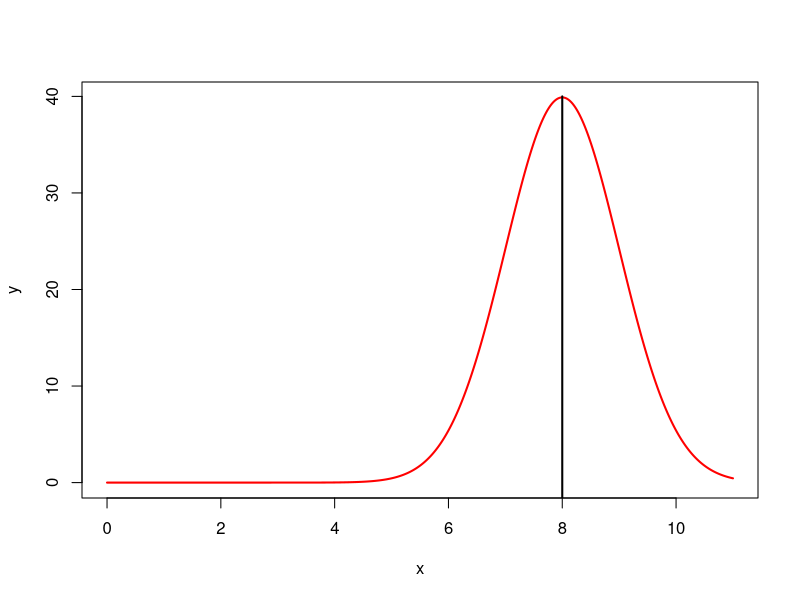
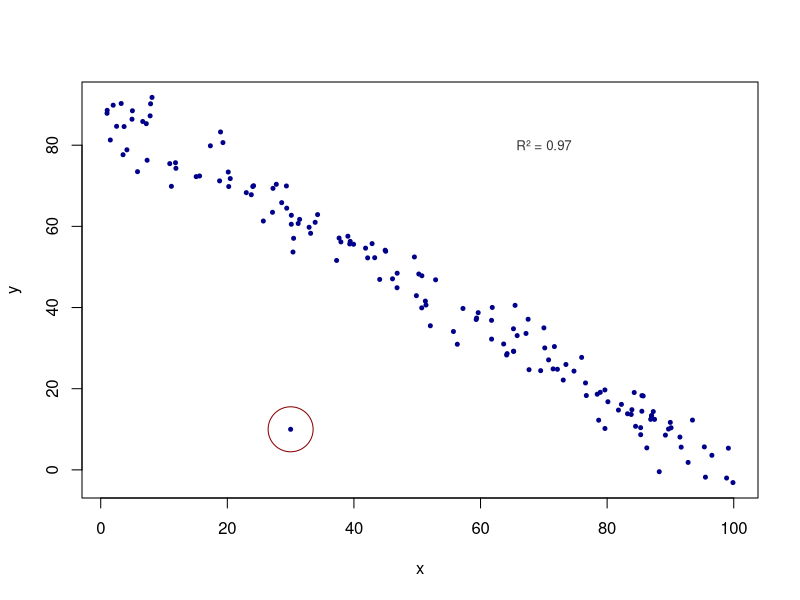

These figures' R source, in order:
## ---- chunk 1
knitr::opts_chunk$set(echo = TRUE)

## ---- chunk 2
x <- seq(0, 11, by = .01)
y <- dnorm(x, mean = 8, sd = 1)*100
plot(x,y, type = 'l', col = "red", lwd = 2)
lines(x = c(8,8), y = c(-2,40), lwd = 2)
## ---- chunk 3
n <- 150
x <- runif(n)
eps <- rnorm(n, 0, 0.04)
y <- x * 0.9 + eps
df <- data.frame(x,y)
df$x <- df$x * 100
df$y <- df$y * 100
df$x <- 100 - df$x
df[151, ] <- c(30,10)

plot(df$x, df$y, pch = 20, col = "darkblue", cex = .8,
     xlab = "x", ylab = "y")
points(x = 30, y = 10, pch = 1, col = "darkred", cex = 6)
text(x = 70, y = 80, labels = "R² = 0.97", cex = .8, col = "gray20")
